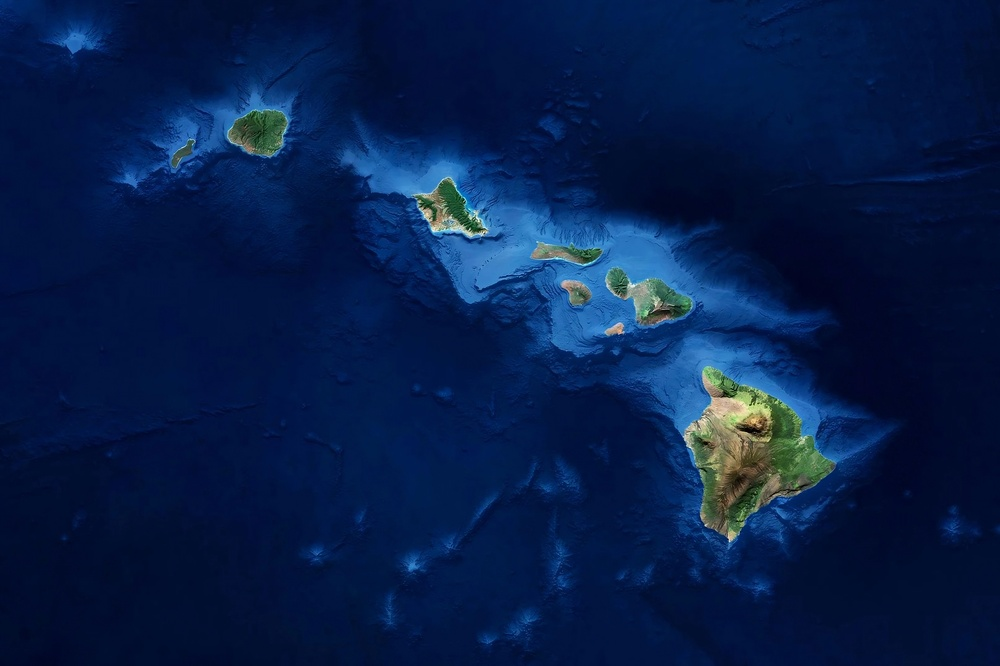
#> input picture images/Hawaii.jpg, 1000 x 666 px, shrunk from 3226 x 2150 before the run
$ python -i thin_regions2.py   (imports and definitions only)   (older library calls are emulated)
#> lines starting #> are read from the running program, lines starting #| are printed output that depends on the picture; after the words box and inside, x2 and y2 are one past the last pixel; in counts of white or black regions, pixels touching at a corner belong together
### encoder/ROI/edges.py
import cv2
import numpy as np

# [166 lines left out: functions suggest_automatic_threshold, get_edge_map, find_best_edges_by_quality, evaluate_edge_quality, compute_adaptive_canny_thresholds, not called in this run]


def compute_local_density(binary_map, kernel_size=15):
    """
    Compute local density of non-zero pixels in a binary map.

    Args:
        binary_map: Binary image (0s and 1s or 0s and 255s)
        kernel_size: Size of the local neighborhood

    Returns:
        density_map: Float array with values 0-1 representing local density
    """
    # Ensure binary map is in 0-1 range
    if binary_map.max() > 1:
        binary_map = binary_map / 255.0

    # Create a normalized kernel (sums to 1)
    kernel = np.ones((kernel_size, kernel_size), dtype=np.float32)
    kernel /= kernel.sum()

    # Compute local density using convolution
    density_map = cv2.filter2D(binary_map.astype(np.float32), -1, kernel)

    return density_map


# [90 lines left out: functions get_edge_map_fast, compute_fast_canny_thresholds, not called in this run]

### encoder/ROI/thin_regions2.py
import cv2
import numpy as np

import time

from encoder.ROI.edges import compute_local_density


def remove_thin_structures_optimized(binary_image, density_threshold=0.2,
                                   thinness_threshold=0.3, window_size=25,
                                   min_region_size=10, connectivity=8):
    """
    Optimized removal of thin regions in low-density areas.
    10-100x faster than original.
    """
    if np.sum(binary_image > 0) == 0:
        return binary_image

    start_time = time.time()

    # Calculate local density map
    density_map = compute_local_density(binary_image, window_size)
    print(f"density_map: {time.time() - start_time:.3f} seconds")

    start_time = time.time()

    # Find all connected components
    num_labels, labels, stats, _ = cv2.connectedComponentsWithStats(
        binary_image, connectivity=connectivity
    )
    print(f"connected: {time.time() - start_time:.3f} seconds")

    start_time = time.time()

    # Identify thin regions
    thin_regions_mask = identify_thin_regions_ultrafast(binary_image)
    print(f"thin_regions_mask: {time.time() - start_time:.3f} seconds")

    # ==============================================
    # OPTIMIZED REGION PROCESSING (Replaces the slow loop)
    # ==============================================

    # Step 1: Get all thin region IDs (vectorized)
    thin_region_ids = np.unique(labels[thin_regions_mask])

    # Step 2: Calculate region densities for ALL regions at once (vectorized)
    # This replaces the loop that does: np.mean(density_map[region_mask])

    # Flatten arrays for fast processing
    labels_flat = labels.ravel()
    density_flat = density_map.ravel()

    # Use bincount to compute sums and counts per region
    region_sums = np.zeros(num_labels, dtype=np.float64)
    region_counts = np.zeros(num_labels, dtype=np.int64)

    # Alternative faster method: use numpy's bincount with weights
    # This is MUCH faster than looping
    region_counts = np.bincount(labels_flat, minlength=num_labels)
    region_sums = np.bincount(labels_flat, weights=density_flat, minlength=num_labels)

    # Calculate average densities (avoid division by zero)
    region_densities = np.zeros(num_labels, dtype=np.float32)
    valid_regions = region_counts > 0
    region_densities[valid_regions] = (
        region_sums[valid_regions] / region_counts[valid_regions]
    )

    # Step 3: Identify which thin regions have low density
    regions_to_remove_ids = thin_region_ids[
        region_densities[thin_region_ids] < density_threshold
    ]

    # Step 4: Create removal mask (vectorized)
    # Method A: Using numpy.isin (fast for many regions)
    regions_to_remove = np.isin(labels, regions_to_remove_ids)

    # Method B: Alternative - use advanced indexing (sometimes faster for few regions)
    # if len(regions_to_remove_ids) < 100:
    #     # Create lookup table
    #     remove_lut = np.zeros(num_labels, dtype=bool)
    #     remove_lut[regions_to_remove_ids] = True
    #     regions_to_remove = remove_lut[labels]

    # Step 5: Apply removal
    cleaned_image = binary_image.copy()
    cleaned_image[regions_to_remove] = 0

    removed_pixels = np.sum(regions_to_remove)
    removed_regions = len(regions_to_remove_ids)

    print(f"Removed {removed_pixels} pixels from {removed_regions} thin regions in low-density areas")

    return cleaned_image


# [51 lines left out: function identify_thin_regions_fast, not called in this run]

def identify_thin_regions_ultrafast(binary_image, min_region_size=10, thinness_threshold=0.3):
    """
    Ultra-fast thin region detection - FULLY VECTORIZED.
    10-50x faster than loop version.
    """
    # ==============================================
    # 1. Distance transform (already fast - C++ optimized)
    # ==============================================
    dist_transform = cv2.distanceTransform(
        binary_image.astype(np.uint8),
        cv2.DIST_L2,
        3
    )

    # ==============================================
    # 2. Connected components
    # ==============================================
    num_labels, labels, stats, _ = cv2.connectedComponentsWithStats(
        binary_image.astype(np.uint8),
        connectivity=8
    )

    if num_labels <= 1:  # No foreground
        return np.zeros_like(binary_image, dtype=bool)

    # ==============================================
    # 3. VECTORIZED region processing (NO LOOPS!)
    # ==============================================

    # Step A: Filter regions by size (vectorized)
    region_areas = stats[1:, cv2.CC_STAT_AREA]  # Skip background (label 0)
    valid_region_mask = region_areas >= min_region_size

    if not np.any(valid_region_mask):
        return np.zeros_like(binary_image, dtype=bool)

    # Step B: Get max dimensions for each region (vectorized)
    widths = stats[1:, cv2.CC_STAT_WIDTH]
    heights = stats[1:, cv2.CC_STAT_HEIGHT]
    max_dims = np.maximum(widths, heights)

    # Step C: Calculate average distance per region (vectorized using bincount)
    # This is the KEY OPTIMIZATION - replaces the loop!

    # Flatten arrays
    labels_flat = labels.ravel()
    dist_flat = dist_transform.ravel()

    # Use bincount to compute sums and counts per region
    # This is C-speed, not Python loop speed!
    region_sums = np.bincount(labels_flat, weights=dist_flat, minlength=num_labels)
    region_counts = np.bincount(labels_flat, minlength=num_labels)

    # Calculate average distances (avoid division by zero)
    avg_distances = np.zeros(num_labels)
    valid_counts = region_counts > 0
    avg_distances[valid_counts] = region_sums[valid_counts] / region_counts[valid_counts]

    # Step D: Calculate thinness scores (vectorized)
    # For regions 1..num_labels-1
    region_avg_dists = avg_distances[1:]
    region_max_dims = max_dims

    # Avoid division by zero
    valid_dims = region_max_dims > 0
    normalized_thinness = np.zeros_like(region_avg_dists)
    normalized_thinness[valid_dims] = (region_avg_dists[valid_dims] * 2) / region_max_dims[valid_dims]

    # Thinness score (0=not thin, 1=very thin)
    thinness_scores = 1.0 - normalized_thinness

    # Step E: Identify thin regions (vectorized)
    is_thin = (thinness_scores > thinness_threshold) & valid_region_mask

    # Get IDs of thin regions
    thin_region_ids = np.where(is_thin)[0] + 1  # +1 because we skipped label 0

    # ==============================================
    # 4. Create mask (vectorized)
    # ==============================================
    if len(thin_region_ids) == 0:
        return np.zeros_like(binary_image, dtype=bool)

    # Fastest method: use numpy.isin (C-speed)
    thin_mask = np.isin(labels, thin_region_ids)

    return thin_mask

>>> import cv2
>>> picture = cv2.imread('../../images/Hawaii.jpg', cv2.IMREAD_GRAYSCALE)
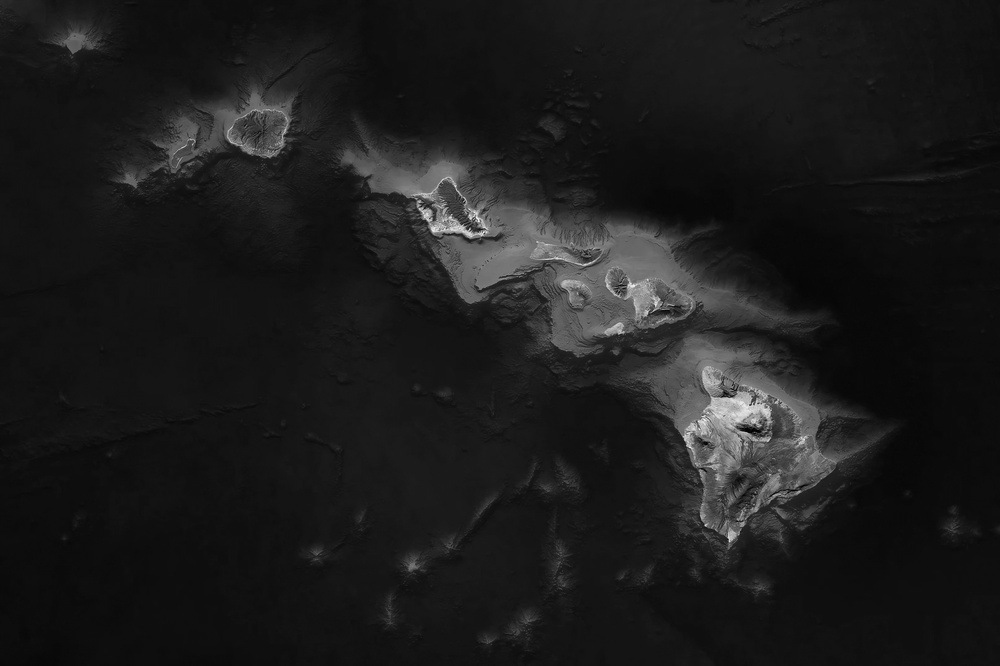
#> picture: shape (666, 1000); min 0, max 253, mean 27.8
>>> result = remove_thin_structures_optimized(picture)
#> in compute_local_density, `density_map = cv2.filter2D(binary_map.astype(np.float32), -1, kernel)`:
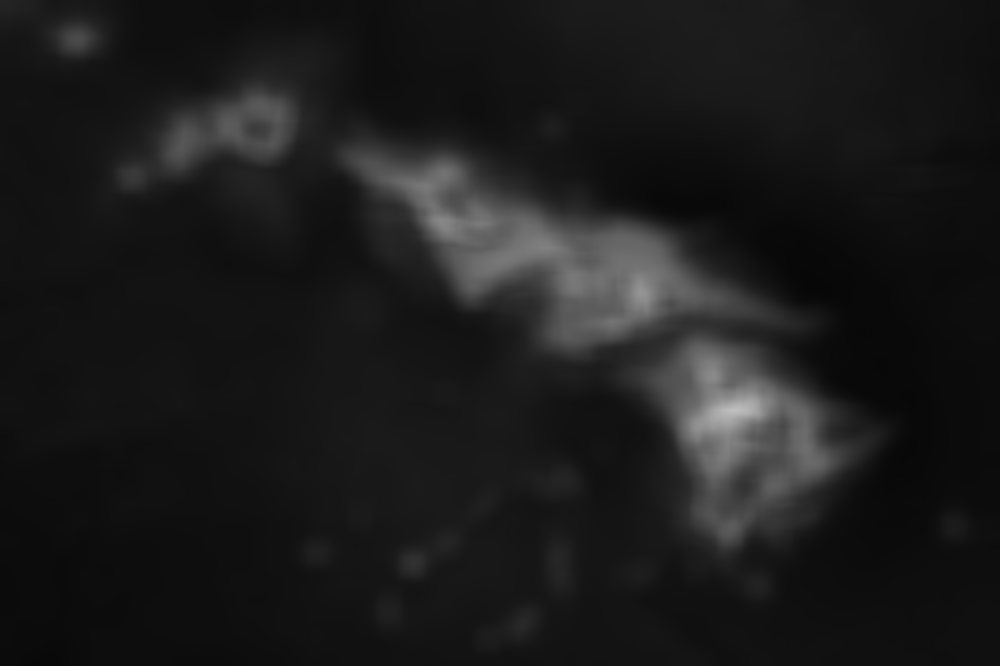
#> density_map: shape (666, 1000) float32; min 0.0292, max 0.748, mean 0.109
#> in remove_thin_structures_optimized, `num_labels, labels, stats, _ = cv2.connectedComponentsWithStats( binar..`:
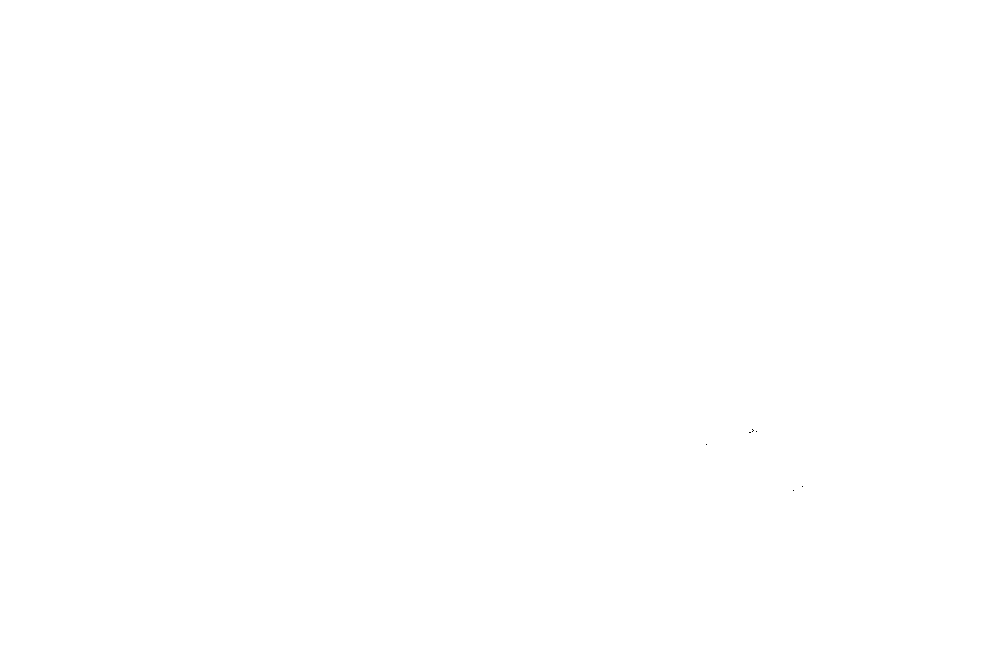
#> labels: shape (666, 1000) int32; values 0 (black) and 1 (white), 100% white; black in thin lines or dots, all inside (x1, y1, x2, y2) = (706, 429, 803, 491)
#> in remove_thin_structures_optimized, `num_labels, labels, stats, _ = cv2.connectedComponentsWithStats( binar..`: num_labels = 2; stats = [[706, 429, 97, 62, 9], [0, 0, 1000, 666, 665991]]
#> in identify_thin_regions_ultrafast, `dist_transform = cv2.distanceTransform( binary_image.astype(np.uint8),..`:
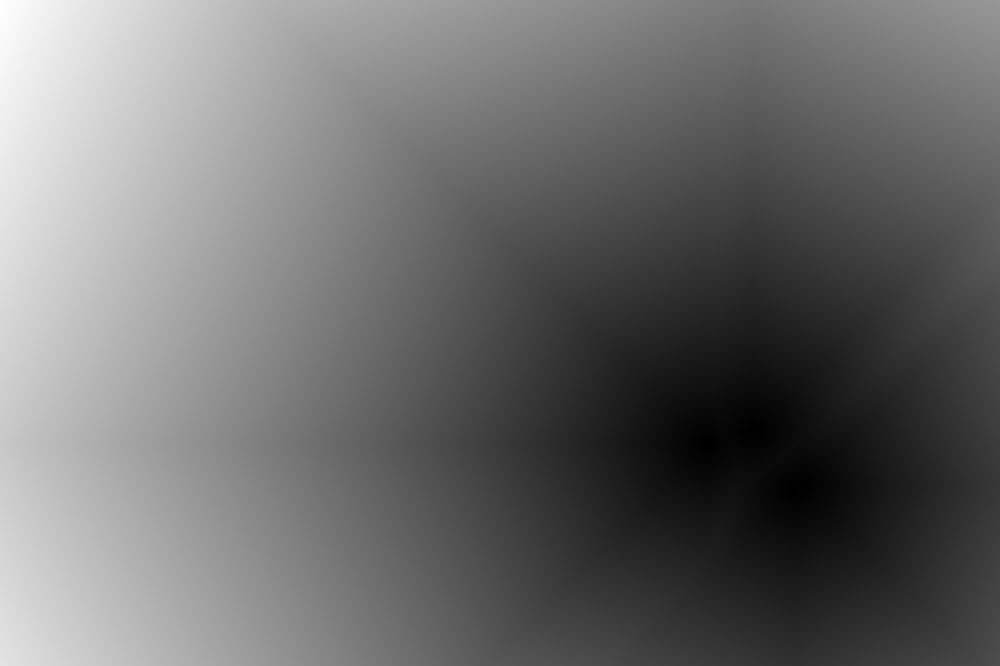
#> dist_transform: shape (666, 1000) float32; min 0, max 858.2, mean 367.1; drawn with min black and max white
#> in identify_thin_regions_ultrafast, `num_labels, labels, stats, _ = cv2.connectedComponentsWithStats( binar..`: num_labels = 2; stats = [[706, 429, 97, 62, 9], [0, 0, 1000, 666, 665991]]
#> in identify_thin_regions_ultrafast, `region_areas = stats[1:, cv2.CC_STAT_AREA]`: region_areas = [665991]
#> in identify_thin_regions_ultrafast, `valid_region_mask = region_areas >= min_region_size`: valid_region_mask = [True]
#> in identify_thin_regions_ultrafast, `widths = stats[1:, cv2.CC_STAT_WIDTH]`: widths = [1000]
#> in identify_thin_regions_ultrafast, `heights = stats[1:, cv2.CC_STAT_HEIGHT]`: heights = [666]
#> in identify_thin_regions_ultrafast, `max_dims = np.maximum(widths, heights)`: max_dims = [1000]
#> in identify_thin_regions_ultrafast, `region_sums = np.bincount(labels_flat, weights=dist_flat, minlength=nu..`: region_sums = [0, 244461039.5]
#> in identify_thin_regions_ultrafast, `region_counts = np.bincount(labels_flat, minlength=num_labels)`: region_counts = [9, 665991]
#> in identify_thin_regions_ultrafast, `valid_counts = region_counts > 0`: valid_counts = [True, True]
#> in identify_thin_regions_ultrafast, `region_max_dims = max_dims`: region_max_dims = [1000]
#> in identify_thin_regions_ultrafast, `valid_dims = region_max_dims > 0`: valid_dims = [True]
#> in identify_thin_regions_ultrafast, `is_thin = (thinness_scores > thinness_threshold) & valid_region_mask`: is_thin = [False]
#> in identify_thin_regions_ultrafast, `thin_region_ids = np.where(is_thin)[0] + 1`: thin_region_ids = empty array
#> in remove_thin_structures_optimized, `thin_regions_mask = identify_thin_regions_ultrafast(binary_image)`: thin_regions_mask: shape (666, 1000) bool; every value is 0
#> in remove_thin_structures_optimized, `region_counts = np.bincount(labels_flat, minlength=num_labels)`: region_counts = [9, 665991]
#> in remove_thin_structures_optimized, `region_sums = np.bincount(labels_flat, weights=density_flat, minlength..`: region_sums = [3.32, 72715.2]
#> in remove_thin_structures_optimized, `valid_regions = region_counts > 0`: valid_regions = [True, True]
#> in remove_thin_structures_optimized, `regions_to_remove_ids = thin_region_ids[ region_densities[thin_region_..`: regions_to_remove_ids = empty array
#> in remove_thin_structures_optimized, `removed_pixels = np.sum(regions_to_remove)`: removed_pixels = 0
#| Removed 0 pixels from 0 thin regions in low-density areas

$ run again, on images/Komodo.jpg
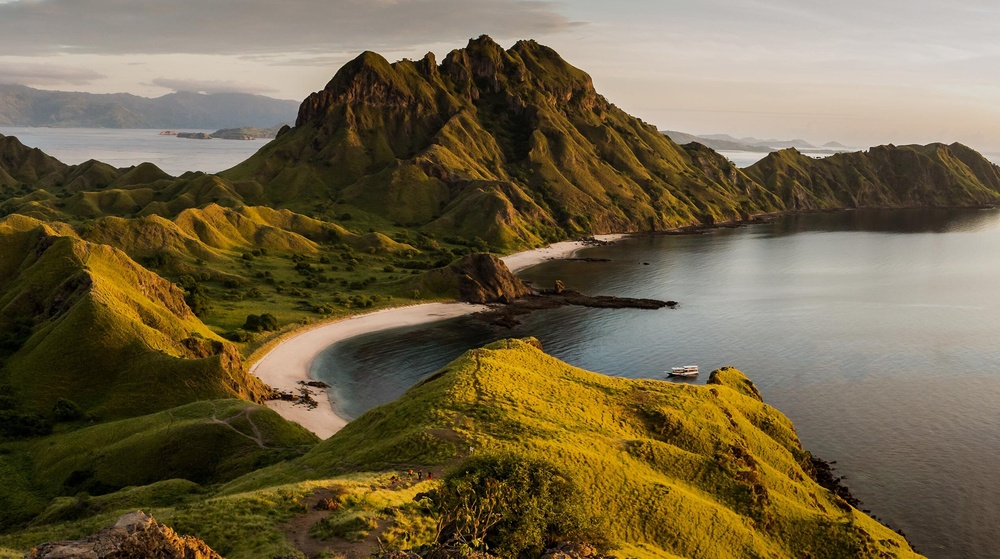
#> input picture images/Komodo.jpg, 1000 x 559 px, shrunk from 2533 x 1415 before the run
#> in compute_local_density, `density_map = cv2.filter2D(binary_map.astype(np.float32), -1, kernel)`:
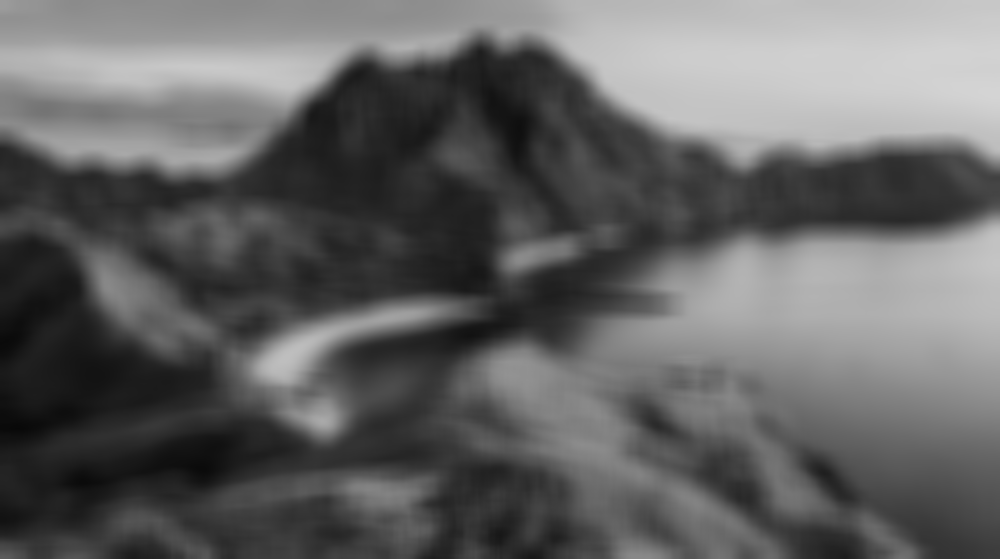
#> density_map: shape (559, 1000) float32; min 0.0349, max 0.833, mean 0.39
#> labels: shape (559, 1000) int32; values 0 (black) and 1 (white), 99.9% white; black in thin lines or dots, all inside (x1, y1, x2, y2) = (1, 244, 900, 559)
#> in remove_thin_structures_optimized, `num_labels, labels, stats, _ = cv2.connectedComponentsWithStats( binar..`: num_labels = 2; stats = [[1, 244, 899, 315, 309], [0, 0, 1000, 559, 558691]]
#> in identify_thin_regions_ultrafast, `dist_transform = cv2.distanceTransform( binary_image.astype(np.uint8),..`:
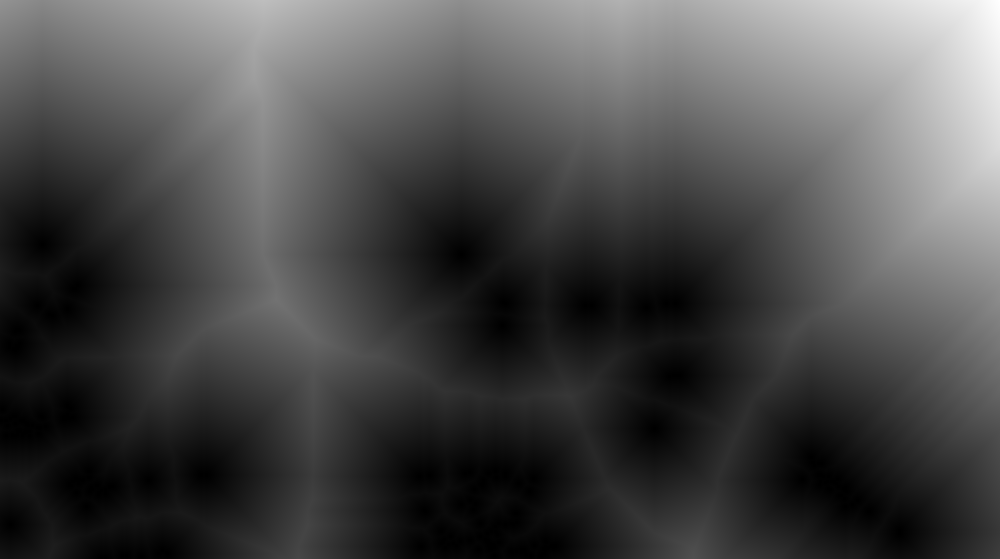
#> dist_transform: shape (559, 1000) float32; min 0, max 435, mean 126.4; drawn with min black and max white
#> in identify_thin_regions_ultrafast, `num_labels, labels, stats, _ = cv2.connectedComponentsWithStats( binar..`: num_labels = 2
#> region_areas = [558691]
#> valid_region_mask = [True]
#> widths = [1000]
#> heights = [559]
#> max_dims = [1000]
#> in identify_thin_regions_ultrafast, `region_sums = np.bincount(labels_flat, weights=dist_flat, minlength=nu..`: region_sums = [0, 70665682.9]
#> in identify_thin_regions_ultrafast, `region_counts = np.bincount(labels_flat, minlength=num_labels)`: region_counts = [309, 558691]
#> valid_counts = [True, True]
#> region_max_dims = [1000]
#> valid_dims = [True]
#> in identify_thin_regions_ultrafast, `thin_region_ids = np.where(is_thin)[0] + 1`: thin_region_ids = [1]
#> in remove_thin_structures_optimized, `region_counts = np.bincount(labels_flat, minlength=num_labels)`: region_counts = [309, 558691]
#> in remove_thin_structures_optimized, `region_sums = np.bincount(labels_flat, weights=density_flat, minlength..`: region_sums = [41.21, 218186.2]
#> valid_regions = [True, True]
#> regions_to_remove_ids = empty array
#> regions_to_remove: shape (559, 1000) bool; every value is 0
#> removed_pixels = 0
#| Removed 0 pixels from 0 thin regions in low-density areas
